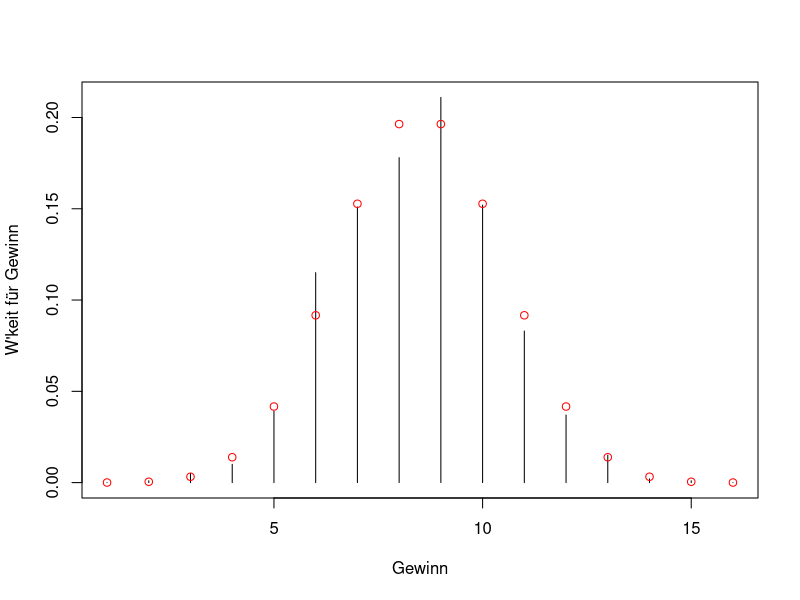

This figure's R source:
# Übungsblatt 6 / Uebungsblatt 6


#Aufgabe 1: Fahrerflucht im Heft


#Aufgabe 2
#a

runs = 1000  # Anzahl der Durchläufe der Simulation
gew = 0  # Zähler für die Anzahl der Gewinne
for (r in 1:runs){  # Schleife über die Anzahl der Durchläufe
  if (sum(sample(0:1, 15, replace = T)) == 4){  # Ziehe 15 mal mit Zurücklegen und prüfe, ob die Summe der Ziehungen 4 ist
    gew = gew + 1  # Erhöhe den Gewinnzähler, wenn die Bedingung erfüllt ist
  }
}
gew / runs  # Berechne die Wahrscheinlichkeit des Ereignisses

#b    
runs = 1000
gew_0_15 = rep(0,16)  # Erstelle einen Vektor von 16 Nullen, um die Zählungen für jede mögliche Summe (0 bis 15) zu speichern
for (r in 1:runs){
  k = sum(sample(0:1, 15, replace = T))  # Summe der Ziehungen
  gew_0_15[k+1] = gew_0_15[k+1] + 1  # Erhöhe den Zähler für die entsprechende Summe
}
ps = gew_0_15 / runs  # Berechne die Wahrscheinlichkeiten für jede Summe
ps

#c
plot(k= 0:15, ps, type='h', xlab='Gewinn', ylab="W'keit für Gewinn")  # Erstelle ein Histogramm der Wahrscheinlichkeiten
points(k=0:15, dbinom(0:15, 15, 0.5), col="red")  # Füge die theoretischen Wahrscheinlichkeiten (Binomialverteilung) hinzu


#d
runs = 1000
gew = 0
for (r in 1:runs){
  gew= gew + sum(sample(0:1, 15, replace = T))  # Summiere die Gewinne
}
gew / runs  # Berechne den durchschnittlichen Gewinn

#e
sum(ps * 0:15)  # Berechne den erwarteten Gewinn basierend auf den simulierten Wahrscheinlichkeiten


#f
sum(dbinom(0:15, 15, 0.5) * 0:15)  # Berechne den theoretischen Erwartungswert basierend auf der Binomialverteilung


